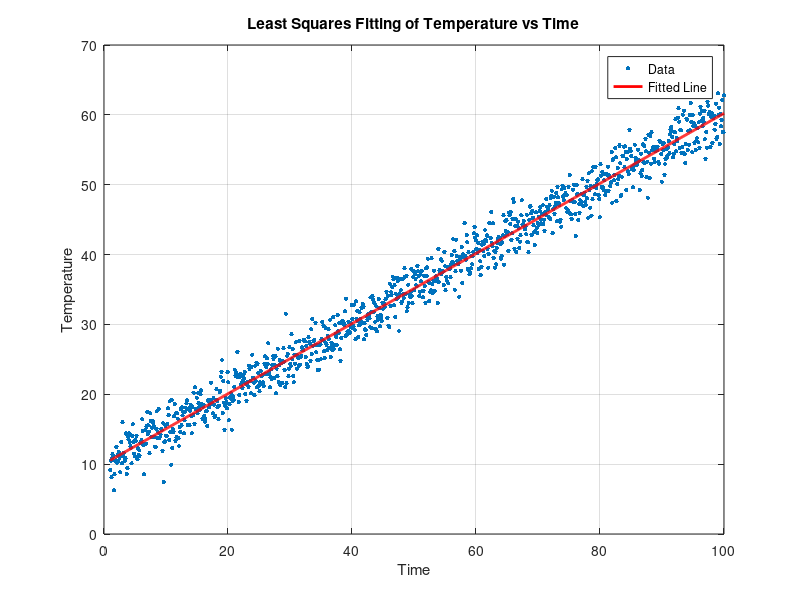

Reproduce this figure in MATLAB.
%%writefile temperature_vs_time.m

% Generate synthetic data
n = 1000; % Number of data points (reduced for demonstration)
time = linspace(1, 100, n); % Time data
temperature = 0.5 * time + 10 + randn(1, n) * 2; % Linear relationship with noise

% Perform least squares fitting
X = [ones(size(time)); time];
coefficients = (X * X') \ (X * temperature');

% Calculate fitted values
fitted_values = X' * coefficients;

% Plot the data and the fitted line
plot(time, temperature, '.', 'MarkerSize', 10); hold on;
plot(time, fitted_values, 'r', 'LineWidth', 2);
xlabel('Time');
ylabel('Temperature');
title('Least Squares Fitting of Temperature vs Time');
legend('Data', 'Fitted Line');
grid on;
print -dpng temperature_vs_time.png
